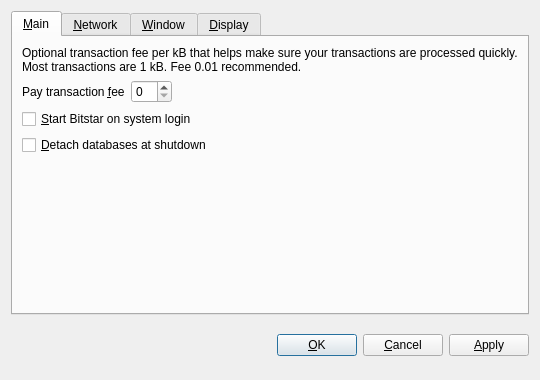
<?xml version="1.0" encoding="UTF-8"?>
<ui version="4.0">
 <class>OptionsDialog</class>
 <widget class="QDialog" name="OptionsDialog">
  <property name="geometry">
   <rect>
    <x>0</x>
    <y>0</y>
    <width>540</width>
    <height>380</height>
   </rect>
  </property>
  <property name="windowTitle">
   <string>Options</string>
  </property>
  <property name="modal">
   <bool>true</bool>
  </property>
  <layout class="QVBoxLayout" name="verticalLayout">
   <item>
    <widget class="QTabWidget" name="tabWidget">
     <property name="tabPosition">
      <enum>QTabWidget::North</enum>
     </property>
     <property name="currentIndex">
      <number>0</number>
     </property>
     <widget class="QWidget" name="tabMain">
      <attribute name="title">
       <string>&amp;Main</string>
      </attribute>
      <layout class="QVBoxLayout" name="verticalLayout_Main">
       <item>
        <widget class="QLabel" name="transactionFeeInfoLabel">
         <property name="text">
          <string>Optional transaction fee per kB that helps make sure your transactions are processed quickly. Most transactions are 1 kB. Fee 0.01 recommended.</string>
         </property>
         <property name="textFormat">
          <enum>Qt::PlainText</enum>
         </property>
         <property name="wordWrap">
          <bool>true</bool>
         </property>
        </widget>
       </item>
       <item>
        <layout class="QHBoxLayout" name="horizontalLayout_Main">
         <item>
          <widget class="QLabel" name="transactionFeeLabel">
           <property name="text">
            <string>Pay transaction &amp;fee</string>
           </property>
           <property name="textFormat">
            <enum>Qt::PlainText</enum>
           </property>
           <property name="buddy">
            <cstring>transactionFee</cstring>
           </property>
          </widget>
         </item>
         <item>
          <widget class="BitcoinAmountField" name="transactionFee"/>
         </item>
         <item>
          <spacer name="horizontalSpacer_Main">
           <property name="orientation">
            <enum>Qt::Horizontal</enum>
           </property>
           <property name="sizeHint" stdset="0">
            <size>
             <width>40</width>
             <height>20</height>
            </size>
           </property>
          </spacer>
         </item>
        </layout>
       </item>
       <item>
        <widget class="QCheckBox" name="bitcoinAtStartup">
         <property name="toolTip">
          <string>Automatically start Bitstar after logging in to the system.</string>
         </property>
         <property name="text">
          <string>&amp;Start Bitstar on system login</string>
         </property>
        </widget>
       </item>
       <item>
        <widget class="QCheckBox" name="detachDatabases">
         <property name="toolTip">
          <string>Detach block and address databases at shutdown. This means they can be moved to another data directory, but it slows down shutdown. The wallet is always detached.</string>
         </property>
         <property name="text">
          <string>&amp;Detach databases at shutdown</string>
         </property>
        </widget>
       </item>
       <item>
        <spacer name="verticalSpacer_Main">
         <property name="orientation">
          <enum>Qt::Vertical</enum>
         </property>
         <property name="sizeHint" stdset="0">
          <size>
           <width>20</width>
           <height>40</height>
          </size>
         </property>
        </spacer>
       </item>
      </layout>
     </widget>
     <widget class="QWidget" name="tabNetwork">
      <attribute name="title">
       <string>&amp;Network</string>
      </attribute>
      <layout class="QVBoxLayout" name="verticalLayout_Network">
       <item>
        <widget class="QCheckBox" name="mapPortUpnp">
         <property name="toolTip">
          <string>Automatically open the Bitstar client port on the router. This only works when your router supports UPnP and it is enabled.</string>
         </property>
         <property name="text">
          <string>Map port using &amp;UPnP</string>
         </property>
        </widget>
       </item>
       <item>
        <widget class="QCheckBox" name="connectSocks">
         <property name="toolTip">
          <string>Connect to the Bitstar network through a SOCKS proxy (e.g. when connecting through Tor).</string>
         </property>
         <property name="text">
          <string>&amp;Connect through SOCKS proxy:</string>
         </property>
        </widget>
       </item>
       <item>
        <layout class="QHBoxLayout" name="horizontalLayout_Network">
         <item>
          <widget class="QLabel" name="proxyIpLabel">
           <property name="text">
            <string>Proxy &amp;IP:</string>
           </property>
           <property name="textFormat">
            <enum>Qt::PlainText</enum>
           </property>
           <property name="buddy">
            <cstring>proxyIp</cstring>
           </property>
          </widget>
         </item>
         <item>
          <widget class="QValidatedLineEdit" name="proxyIp">
           <property name="maximumSize">
            <size>
             <width>140</width>
             <height>16777215</height>
            </size>
           </property>
           <property name="toolTip">
            <string>IP address of the proxy (e.g. 127.0.0.1)</string>
           </property>
          </widget>
         </item>
         <item>
          <widget class="QLabel" name="proxyPortLabel">
           <property name="text">
            <string>&amp;Port:</string>
           </property>
           <property name="textFormat">
            <enum>Qt::PlainText</enum>
           </property>
           <property name="buddy">
            <cstring>proxyPort</cstring>
           </property>
          </widget>
         </item>
         <item>
          <widget class="QLineEdit" name="proxyPort">
           <property name="maximumSize">
            <size>
             <width>55</width>
             <height>16777215</height>
            </size>
           </property>
           <property name="toolTip">
            <string>Port of the proxy (e.g. 9050)</string>
           </property>
          </widget>
         </item>
         <item>
          <widget class="QLabel" name="socksVersionLabel">
           <property name="text">
            <string>SOCKS &amp;Version:</string>
           </property>
           <property name="textFormat">
            <enum>Qt::PlainText</enum>
           </property>
           <property name="buddy">
            <cstring>socksVersion</cstring>
           </property>
          </widget>
         </item>
         <item>
          <widget class="QValueComboBox" name="socksVersion">
           <property name="toolTip">
            <string>SOCKS version of the proxy (e.g. 5)</string>
           </property>
          </widget>
         </item>
         <item>
          <spacer name="horizontalSpacer_Network">
           <property name="orientation">
            <enum>Qt::Horizontal</enum>
           </property>
           <property name="sizeHint" stdset="0">
            <size>
             <width>40</width>
             <height>20</height>
            </size>
           </property>
          </spacer>
         </item>
        </layout>
       </item>
       <item>
        <spacer name="verticalSpacer_Network">
         <property name="orientation">
          <enum>Qt::Vertical</enum>
         </property>
         <property name="sizeHint" stdset="0">
          <size>
           <width>20</width>
           <height>40</height>
          </size>
         </property>
        </spacer>
       </item>
      </layout>
     </widget>
     <widget class="QWidget" name="tabWindow">
      <attribute name="title">
       <string>&amp;Window</string>
      </attribute>
      <layout class="QVBoxLayout" name="verticalLayout_Window">
       <item>
        <widget class="QCheckBox" name="minimizeToTray">
         <property name="toolTip">
          <string>Show only a tray icon after minimizing the window.</string>
         </property>
         <property name="text">
          <string>&amp;Minimize to the tray instead of the taskbar</string>
         </property>
        </widget>
       </item>
       <item>
        <widget class="QCheckBox" name="minimizeOnClose">
         <property name="toolTip">
          <string>Minimize instead of exit the application when the window is closed. When this option is enabled, the application will be closed only after selecting Quit in the menu.</string>
         </property>
         <property name="text">
          <string>M&amp;inimize on close</string>
         </property>
        </widget>
       </item>
       <item>
        <spacer name="verticalSpacer_Window">
         <property name="orientation">
          <enum>Qt::Vertical</enum>
         </property>
         <property name="sizeHint" stdset="0">
          <size>
           <width>20</width>
           <height>40</height>
          </size>
         </property>
        </spacer>
       </item>
      </layout>
     </widget>
     <widget class="QWidget" name="tabDisplay">
      <attribute name="title">
       <string>&amp;Display</string>
      </attribute>
      <layout class="QVBoxLayout" name="verticalLayout_Display">
       <item>
        <layout class="QHBoxLayout" name="horizontalLayout_1_Display">
         <item>
          <widget class="QLabel" name="langLabel">
           <property name="text">
            <string>User Interface &amp;language:</string>
           </property>
           <property name="textFormat">
            <enum>Qt::PlainText</enum>
           </property>
           <property name="buddy">
            <cstring>lang</cstring>
           </property>
          </widget>
         </item>
         <item>
          <widget class="QValueComboBox" name="lang">
           <property name="toolTip">
            <string>The user interface language can be set here. This setting will take effect after restarting Bitstar.</string>
           </property>
          </widget>
         </item>
        </layout>
       </item>
       <item>
        <layout class="QHBoxLayout" name="horizontalLayout_2_Display">
         <item>
          <widget class="QLabel" name="unitLabel">
           <property name="text">
            <string>&amp;Unit to show amounts in:</string>
           </property>
           <property name="textFormat">
            <enum>Qt::PlainText</enum>
           </property>
           <property name="buddy">
            <cstring>unit</cstring>
           </property>
          </widget>
         </item>
         <item>
          <widget class="QValueComboBox" name="unit">
           <property name="toolTip">
            <string>Choose the default subdivision unit to show in the interface and when sending coins.</string>
           </property>
          </widget>
         </item>
        </layout>
       </item>
       <item>
        <widget class="QCheckBox" name="displayAddresses">
         <property name="toolTip">
          <string>Whether to show Bitstar addresses in the transaction list or not.</string>
         </property>
         <property name="text">
          <string>&amp;Display addresses in transaction list</string>
         </property>
        </widget>
       </item>
       <item>
        <spacer name="verticalSpacer_Display">
         <property name="orientation">
          <enum>Qt::Vertical</enum>
         </property>
         <property name="sizeHint" stdset="0">
          <size>
           <width>20</width>
           <height>40</height>
          </size>
         </property>
        </spacer>
       </item>
      </layout>
     </widget>
    </widget>
   </item>
   <item>
    <layout class="QHBoxLayout" name="horizontalLayout_Buttons">
     <item>
      <spacer name="horizontalSpacer_1">
       <property name="orientation">
        <enum>Qt::Horizontal</enum>
       </property>
       <property name="sizeHint" stdset="0">
        <size>
         <width>40</width>
         <height>48</height>
        </size>
       </property>
      </spacer>
     </item>
     <item>
      <widget class="QLabel" name="statusLabel">
       <property name="font">
        <font>
         <weight>75</weight>
         <bold>true</bold>
        </font>
       </property>
       <property name="text">
        <string/>
       </property>
       <property name="textFormat">
        <enum>Qt::PlainText</enum>
       </property>
       <property name="wordWrap">
        <bool>true</bool>
       </property>
      </widget>
     </item>
     <item>
      <spacer name="horizontalSpacer_2">
       <property name="orientation">
        <enum>Qt::Horizontal</enum>
       </property>
       <property name="sizeHint" stdset="0">
        <size>
         <width>40</width>
         <height>48</height>
        </size>
       </property>
      </spacer>
     </item>
     <item>
      <widget class="QPushButton" name="okButton">
       <property name="text">
        <string>&amp;OK</string>
       </property>
      </widget>
     </item>
     <item>
      <widget class="QPushButton" name="cancelButton">
       <property name="text">
        <string>&amp;Cancel</string>
       </property>
       <property name="autoDefault">
        <bool>false</bool>
       </property>
      </widget>
     </item>
     <item>
      <widget class="QPushButton" name="applyButton">
       <property name="text">
        <string>&amp;Apply</string>
       </property>
       <property name="autoDefault">
        <bool>false</bool>
       </property>
      </widget>
     </item>
    </layout>
   </item>
  </layout>
 </widget>
 <customwidgets>
  <customwidget>
   <class>BitcoinAmountField</class>
   <extends>QSpinBox</extends>
   <header>bitcoinamountfield.h</header>
  </customwidget>
  <customwidget>
   <class>QValueComboBox</class>
   <extends>QComboBox</extends>
   <header>qvaluecombobox.h</header>
  </customwidget>
  <customwidget>
   <class>QValidatedLineEdit</class>
   <extends>QLineEdit</extends>
   <header>qvalidatedlineedit.h</header>
  </customwidget>
 </customwidgets>
 <resources/>
 <connections/>
</ui>
